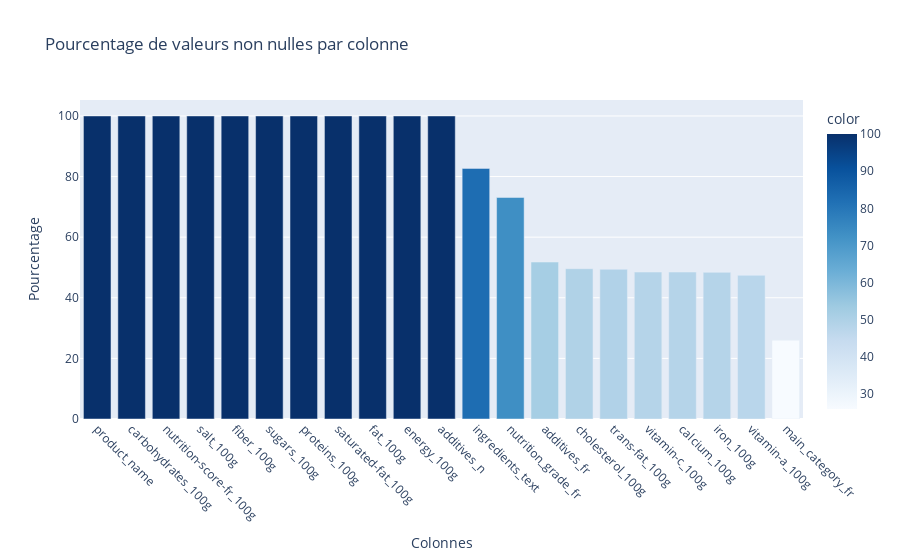

Notebook code for this chart:
### Code cell
valeurNullesGraph(df_2)

### Figure 1 — Plotly figure (JSON) as saved in the notebook; plotly's stock layout.template omitted (floating-point values rounded to 4 significant figures)
{"data": [{"alignmentgroup": "True", "hovertemplate": "Colonnes=%{x}<br>Pourcentage=%{y}<br>color=%{marker.color}<extra></extra>", "legendgroup": "", "marker": {"color": [100, 100, 100, 100, 100, 100, 100, 100, 100, 100, 100, 82.7, 73.1, 51.8, 49.6, 49.4, 48.5, 48.5, 48.4, 47.4, 26], "coloraxis": "coloraxis", "pattern": {"shape": ""}}, "name": "", "offsetgroup": "", "orientation": "v", "showlegend": false, "textposition": "auto", "type": "bar", "x": ["product_name", "carbohydrates_100g", "nutrition-score-fr_100g", "salt_100g", "fiber_100g", "sugars_100g", "proteins_100g", "saturated-fat_100g", "fat_100g", "energy_100g", "additives_n", "ingredients_text", "nutrition_grade_fr", "additives_fr", "cholesterol_100g", "trans-fat_100g", "vitamin-c_100g", "calcium_100g", "iron_100g", "vitamin-a_100g", "main_category_fr"], "xaxis": "x", "y": [100, 100, 100, 100, 100, 100, 100, 100, 100, 100, 100, 82.7, 73.1, 51.8, 49.6, 49.4, 48.5, 48.5, 48.4, 47.4, 26], "yaxis": "y"}], "layout": {"barmode": "relative", "coloraxis": {"colorbar": {"title": {"text": "color"}}, "colorscale": [[0, "rgb(247,251,255)"], [0.125, "rgb(222,235,247)"], [0.25, "rgb(198,219,239)"], [0.375, "rgb(158,202,225)"], [0.5, "rgb(107,174,214)"], [0.625, "rgb(66,146,198)"], [0.75, "rgb(33,113,181)"], [0.875, "rgb(8,81,156)"], [1, "rgb(8,48,107)"]]}, "legend": {"tracegroupgap": 0}, "title": {"text": "Pourcentage de valeurs non nulles par colonne"}, "xaxis": {"anchor": "y", "domain": [0, 1], "tickangle": 45, "tickmode": "array", "title": {"text": "Colonnes"}}, "yaxis": {"anchor": "x", "domain": [0, 1], "title": {"text": "Pourcentage"}}}}
